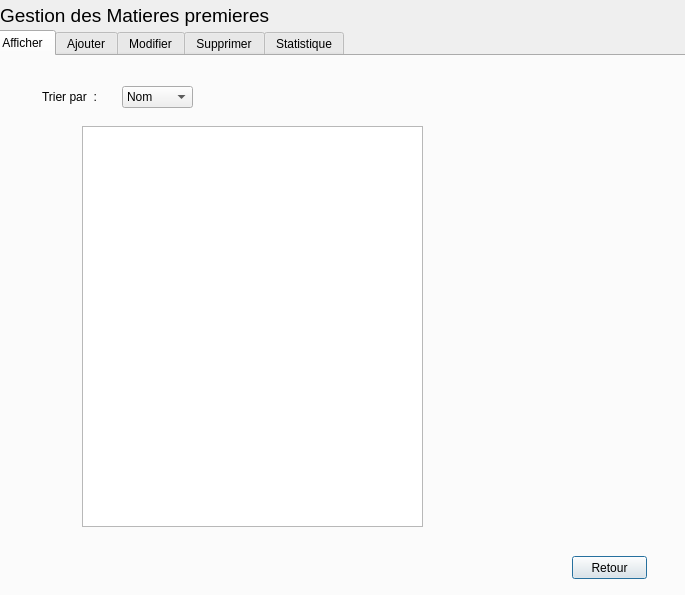
<?xml version="1.0" encoding="UTF-8"?>
<ui version="4.0">
 <class>matiereP</class>
 <widget class="QDialog" name="matiereP">
  <property name="geometry">
   <rect>
    <x>0</x>
    <y>0</y>
    <width>685</width>
    <height>595</height>
   </rect>
  </property>
  <property name="windowTitle">
   <string>Matieres premieres</string>
  </property>
  <widget class="QTabWidget" name="tabWidget_2">
   <property name="geometry">
    <rect>
     <x>-10</x>
     <y>30</y>
     <width>711</width>
     <height>571</height>
    </rect>
   </property>
   <property name="currentIndex">
    <number>0</number>
   </property>
   <widget class="QWidget" name="tab_20">
    <attribute name="icon">
     <iconset>
      <normaloff>../103781041_261928508227230_1140366451975261143_n.png</normaloff>../103781041_261928508227230_1140366451975261143_n.png</iconset>
    </attribute>
    <attribute name="title">
     <string>Afficher</string>
    </attribute>
    <widget class="QTableView" name="afficherMatierePremiere">
     <property name="geometry">
      <rect>
       <x>90</x>
       <y>70</y>
       <width>341</width>
       <height>401</height>
      </rect>
     </property>
    </widget>
    <widget class="QComboBox" name="comboBox">
     <property name="geometry">
      <rect>
       <x>130</x>
       <y>30</y>
       <width>71</width>
       <height>22</height>
      </rect>
     </property>
     <item>
      <property name="text">
       <string>Nom</string>
      </property>
     </item>
     <item>
      <property name="text">
       <string>Identifiant</string>
      </property>
     </item>
     <item>
      <property name="text">
       <string>Quantité</string>
      </property>
     </item>
    </widget>
    <widget class="QLabel" name="label_2">
     <property name="geometry">
      <rect>
       <x>50</x>
       <y>30</y>
       <width>81</width>
       <height>21</height>
      </rect>
     </property>
     <property name="text">
      <string>Trier par  :</string>
     </property>
    </widget>
    <widget class="QPushButton" name="pushButton_6">
     <property name="geometry">
      <rect>
       <x>580</x>
       <y>500</y>
       <width>75</width>
       <height>23</height>
      </rect>
     </property>
     <property name="text">
      <string>Retour</string>
     </property>
    </widget>
    <widget class="QLabel" name="label_4">
     <property name="geometry">
      <rect>
       <x>480</x>
       <y>110</y>
       <width>181</width>
       <height>191</height>
      </rect>
     </property>
     <property name="text">
      <string/>
     </property>
     <property name="pixmap">
      <pixmap>../afficher.jpg</pixmap>
     </property>
    </widget>
   </widget>
   <widget class="QWidget" name="tab_19">
    <attribute name="icon">
     <iconset>
      <normaloff>../123644970_3664975860188863_7966333769266009608_n.png</normaloff>../123644970_3664975860188863_7966333769266009608_n.png</iconset>
    </attribute>
    <attribute name="title">
     <string>Ajouter</string>
    </attribute>
    <widget class="QLabel" name="label_21">
     <property name="geometry">
      <rect>
       <x>60</x>
       <y>50</y>
       <width>81</width>
       <height>16</height>
      </rect>
     </property>
     <property name="font">
      <font>
       <pointsize>9</pointsize>
       <weight>50</weight>
       <bold>false</bold>
      </font>
     </property>
     <property name="text">
      <string>Identifiant</string>
     </property>
    </widget>
    <widget class="QLabel" name="label_22">
     <property name="geometry">
      <rect>
       <x>60</x>
       <y>100</y>
       <width>47</width>
       <height>14</height>
      </rect>
     </property>
     <property name="font">
      <font>
       <pointsize>9</pointsize>
       <weight>50</weight>
       <bold>false</bold>
      </font>
     </property>
     <property name="text">
      <string>Libellé</string>
     </property>
    </widget>
    <widget class="QLabel" name="label_23">
     <property name="geometry">
      <rect>
       <x>60</x>
       <y>150</y>
       <width>61</width>
       <height>16</height>
      </rect>
     </property>
     <property name="font">
      <font>
       <pointsize>9</pointsize>
       <weight>50</weight>
       <bold>false</bold>
      </font>
     </property>
     <property name="text">
      <string>Reference</string>
     </property>
    </widget>
    <widget class="QLabel" name="label_24">
     <property name="geometry">
      <rect>
       <x>60</x>
       <y>200</y>
       <width>81</width>
       <height>16</height>
      </rect>
     </property>
     <property name="font">
      <font>
       <pointsize>9</pointsize>
       <weight>50</weight>
       <bold>false</bold>
      </font>
     </property>
     <property name="text">
      <string>Description</string>
     </property>
    </widget>
    <widget class="QLabel" name="label_25">
     <property name="geometry">
      <rect>
       <x>60</x>
       <y>320</y>
       <width>91</width>
       <height>16</height>
      </rect>
     </property>
     <property name="font">
      <font>
       <pointsize>9</pointsize>
       <weight>50</weight>
       <bold>false</bold>
      </font>
     </property>
     <property name="text">
      <string>Prix_Hors_Taxes</string>
     </property>
    </widget>
    <widget class="QLabel" name="label_26">
     <property name="geometry">
      <rect>
       <x>60</x>
       <y>370</y>
       <width>51</width>
       <height>16</height>
      </rect>
     </property>
     <property name="font">
      <font>
       <pointsize>9</pointsize>
       <weight>50</weight>
       <bold>false</bold>
      </font>
     </property>
     <property name="text">
      <string>Quantité</string>
     </property>
    </widget>
    <widget class="QLineEdit" name="lineEdit_idMP">
     <property name="geometry">
      <rect>
       <x>180</x>
       <y>50</y>
       <width>211</width>
       <height>20</height>
      </rect>
     </property>
     <property name="maxLength">
      <number>10</number>
     </property>
    </widget>
    <widget class="QLineEdit" name="lineEdit_libelle">
     <property name="geometry">
      <rect>
       <x>180</x>
       <y>100</y>
       <width>211</width>
       <height>20</height>
      </rect>
     </property>
    </widget>
    <widget class="QLineEdit" name="lineEdit_reference">
     <property name="geometry">
      <rect>
       <x>180</x>
       <y>150</y>
       <width>211</width>
       <height>20</height>
      </rect>
     </property>
    </widget>
    <widget class="QLineEdit" name="lineEdit_prixHT">
     <property name="geometry">
      <rect>
       <x>180</x>
       <y>320</y>
       <width>211</width>
       <height>20</height>
      </rect>
     </property>
    </widget>
    <widget class="QLineEdit" name="lineEdit_quantite">
     <property name="geometry">
      <rect>
       <x>180</x>
       <y>370</y>
       <width>211</width>
       <height>20</height>
      </rect>
     </property>
    </widget>
    <widget class="QTextEdit" name="textEdit">
     <property name="geometry">
      <rect>
       <x>180</x>
       <y>200</y>
       <width>211</width>
       <height>91</height>
      </rect>
     </property>
    </widget>
    <widget class="QPushButton" name="pushButton_2">
     <property name="geometry">
      <rect>
       <x>184</x>
       <y>420</y>
       <width>201</width>
       <height>23</height>
      </rect>
     </property>
     <property name="font">
      <font>
       <weight>50</weight>
       <bold>false</bold>
      </font>
     </property>
     <property name="text">
      <string>Enregistrer</string>
     </property>
    </widget>
    <widget class="QLabel" name="label_27">
     <property name="geometry">
      <rect>
       <x>410</x>
       <y>40</y>
       <width>291</width>
       <height>341</height>
      </rect>
     </property>
     <property name="text">
      <string/>
     </property>
     <property name="pixmap">
      <pixmap>../mp.jpg</pixmap>
     </property>
    </widget>
    <widget class="QPushButton" name="pushButton_5">
     <property name="geometry">
      <rect>
       <x>600</x>
       <y>500</y>
       <width>75</width>
       <height>23</height>
      </rect>
     </property>
     <property name="text">
      <string>Retour</string>
     </property>
    </widget>
   </widget>
   <widget class="QWidget" name="tab_21">
    <attribute name="icon">
     <iconset>
      <normaloff>../123732013_1045972172495472_690709610642558918_n.png</normaloff>../123732013_1045972172495472_690709610642558918_n.png</iconset>
    </attribute>
    <attribute name="title">
     <string>Modifier</string>
    </attribute>
    <widget class="QLabel" name="label_31">
     <property name="geometry">
      <rect>
       <x>80</x>
       <y>60</y>
       <width>71</width>
       <height>16</height>
      </rect>
     </property>
     <property name="font">
      <font>
       <pointsize>9</pointsize>
       <weight>50</weight>
       <bold>false</bold>
      </font>
     </property>
     <property name="text">
      <string>Identifiant</string>
     </property>
    </widget>
    <widget class="QPushButton" name="pushButton_4">
     <property name="geometry">
      <rect>
       <x>360</x>
       <y>60</y>
       <width>75</width>
       <height>23</height>
      </rect>
     </property>
     <property name="font">
      <font>
       <pointsize>9</pointsize>
       <weight>50</weight>
       <bold>false</bold>
      </font>
     </property>
     <property name="text">
      <string>Rechercher</string>
     </property>
    </widget>
    <widget class="QLineEdit" name="lineEdit_8">
     <property name="geometry">
      <rect>
       <x>170</x>
       <y>60</y>
       <width>171</width>
       <height>20</height>
      </rect>
     </property>
    </widget>
    <widget class="QPushButton" name="pushButton_7">
     <property name="geometry">
      <rect>
       <x>590</x>
       <y>510</y>
       <width>75</width>
       <height>23</height>
      </rect>
     </property>
     <property name="text">
      <string>Retour</string>
     </property>
    </widget>
    <widget class="QTableView" name="tableView_3">
     <property name="geometry">
      <rect>
       <x>410</x>
       <y>101</y>
       <width>256</width>
       <height>361</height>
      </rect>
     </property>
    </widget>
    <widget class="QLabel" name="label_44">
     <property name="geometry">
      <rect>
       <x>70</x>
       <y>120</y>
       <width>81</width>
       <height>16</height>
      </rect>
     </property>
     <property name="font">
      <font>
       <pointsize>9</pointsize>
       <weight>50</weight>
       <bold>false</bold>
      </font>
     </property>
     <property name="text">
      <string>Libellé</string>
     </property>
    </widget>
    <widget class="QLineEdit" name="lineEdit_Nom_3">
     <property name="geometry">
      <rect>
       <x>150</x>
       <y>120</y>
       <width>211</width>
       <height>20</height>
      </rect>
     </property>
     <property name="maxLength">
      <number>10</number>
     </property>
    </widget>
    <widget class="QLineEdit" name="lineEdit">
     <property name="geometry">
      <rect>
       <x>150</x>
       <y>170</y>
       <width>211</width>
       <height>20</height>
      </rect>
     </property>
    </widget>
    <widget class="QLabel" name="label_7">
     <property name="geometry">
      <rect>
       <x>70</x>
       <y>170</y>
       <width>61</width>
       <height>16</height>
      </rect>
     </property>
     <property name="text">
      <string>Reference</string>
     </property>
    </widget>
    <widget class="QLabel" name="label_8">
     <property name="geometry">
      <rect>
       <x>70</x>
       <y>220</y>
       <width>61</width>
       <height>16</height>
      </rect>
     </property>
     <property name="text">
      <string>Description</string>
     </property>
    </widget>
    <widget class="QPlainTextEdit" name="plainTextEdit">
     <property name="geometry">
      <rect>
       <x>150</x>
       <y>220</y>
       <width>211</width>
       <height>121</height>
      </rect>
     </property>
    </widget>
    <widget class="QLabel" name="label_9">
     <property name="geometry">
      <rect>
       <x>70</x>
       <y>380</y>
       <width>71</width>
       <height>16</height>
      </rect>
     </property>
     <property name="text">
      <string>Prix hors taxe</string>
     </property>
    </widget>
    <widget class="QLineEdit" name="lineEdit_2">
     <property name="geometry">
      <rect>
       <x>150</x>
       <y>380</y>
       <width>211</width>
       <height>20</height>
      </rect>
     </property>
    </widget>
    <widget class="QLabel" name="label_10">
     <property name="geometry">
      <rect>
       <x>70</x>
       <y>420</y>
       <width>47</width>
       <height>14</height>
      </rect>
     </property>
     <property name="text">
      <string>Quantité</string>
     </property>
    </widget>
    <widget class="QLineEdit" name="lineEdit_3">
     <property name="geometry">
      <rect>
       <x>150</x>
       <y>420</y>
       <width>211</width>
       <height>20</height>
      </rect>
     </property>
    </widget>
    <widget class="QPushButton" name="pushButton">
     <property name="geometry">
      <rect>
       <x>154</x>
       <y>480</y>
       <width>211</width>
       <height>23</height>
      </rect>
     </property>
     <property name="text">
      <string>Enregistrer</string>
     </property>
    </widget>
   </widget>
   <widget class="QWidget" name="tab_22">
    <attribute name="icon">
     <iconset>
      <normaloff>../123651087_955991438259167_1031905740607580615_n.png</normaloff>../123651087_955991438259167_1031905740607580615_n.png</iconset>
    </attribute>
    <attribute name="title">
     <string>Supprimer</string>
    </attribute>
    <widget class="QLabel" name="label_28">
     <property name="geometry">
      <rect>
       <x>20</x>
       <y>50</y>
       <width>131</width>
       <height>20</height>
      </rect>
     </property>
     <property name="font">
      <font>
       <pointsize>9</pointsize>
       <weight>50</weight>
       <bold>false</bold>
      </font>
     </property>
     <property name="text">
      <string>Identifiant a supprimer</string>
     </property>
    </widget>
    <widget class="QLineEdit" name="lineEdit_7">
     <property name="geometry">
      <rect>
       <x>190</x>
       <y>50</y>
       <width>201</width>
       <height>20</height>
      </rect>
     </property>
    </widget>
    <widget class="QPushButton" name="pushButton_3">
     <property name="geometry">
      <rect>
       <x>300</x>
       <y>440</y>
       <width>75</width>
       <height>23</height>
      </rect>
     </property>
     <property name="font">
      <font>
       <pointsize>9</pointsize>
       <weight>50</weight>
       <bold>false</bold>
      </font>
     </property>
     <property name="text">
      <string>Supprimer</string>
     </property>
    </widget>
    <widget class="QTableView" name="tableView_2">
     <property name="geometry">
      <rect>
       <x>50</x>
       <y>110</y>
       <width>341</width>
       <height>371</height>
      </rect>
     </property>
    </widget>
    <widget class="QPushButton" name="pushButton_8">
     <property name="geometry">
      <rect>
       <x>420</x>
       <y>50</y>
       <width>75</width>
       <height>23</height>
      </rect>
     </property>
     <property name="font">
      <font>
       <pointsize>9</pointsize>
       <weight>50</weight>
       <bold>false</bold>
      </font>
     </property>
     <property name="text">
      <string>rechercher</string>
     </property>
    </widget>
    <widget class="QPushButton" name="pushButton_9">
     <property name="geometry">
      <rect>
       <x>590</x>
       <y>500</y>
       <width>75</width>
       <height>23</height>
      </rect>
     </property>
     <property name="text">
      <string>Retour</string>
     </property>
    </widget>
    <widget class="QLabel" name="label_11">
     <property name="geometry">
      <rect>
       <x>450</x>
       <y>130</y>
       <width>201</width>
       <height>221</height>
      </rect>
     </property>
     <property name="text">
      <string/>
     </property>
     <property name="pixmap">
      <pixmap>../suprimer.jpg</pixmap>
     </property>
    </widget>
    <zorder>tableView_2</zorder>
    <zorder>label_28</zorder>
    <zorder>lineEdit_7</zorder>
    <zorder>pushButton_3</zorder>
    <zorder>pushButton_8</zorder>
    <zorder>pushButton_9</zorder>
    <zorder>label_11</zorder>
   </widget>
   <widget class="QWidget" name="tab_24">
    <attribute name="icon">
     <iconset>
      <normaloff>../iconstatistiques.jpg</normaloff>../iconstatistiques.jpg</iconset>
    </attribute>
    <attribute name="title">
     <string>Statistique</string>
    </attribute>
    <widget class="QLabel" name="label_20">
     <property name="geometry">
      <rect>
       <x>450</x>
       <y>80</y>
       <width>221</width>
       <height>281</height>
      </rect>
     </property>
     <property name="text">
      <string/>
     </property>
     <property name="pixmap">
      <pixmap>../statistiques.jpg</pixmap>
     </property>
    </widget>
    <widget class="QTableView" name="tableView">
     <property name="geometry">
      <rect>
       <x>40</x>
       <y>120</y>
       <width>361</width>
       <height>351</height>
      </rect>
     </property>
    </widget>
    <widget class="QLabel" name="label_29">
     <property name="geometry">
      <rect>
       <x>50</x>
       <y>40</y>
       <width>81</width>
       <height>16</height>
      </rect>
     </property>
     <property name="font">
      <font>
       <pointsize>9</pointsize>
       <weight>50</weight>
       <bold>false</bold>
      </font>
     </property>
     <property name="text">
      <string>Date de debut</string>
     </property>
    </widget>
    <widget class="QDateEdit" name="dateEdit">
     <property name="geometry">
      <rect>
       <x>160</x>
       <y>40</y>
       <width>110</width>
       <height>22</height>
      </rect>
     </property>
     <property name="font">
      <font>
       <pointsize>9</pointsize>
       <weight>50</weight>
       <bold>false</bold>
      </font>
     </property>
    </widget>
    <widget class="QLabel" name="label_30">
     <property name="geometry">
      <rect>
       <x>350</x>
       <y>40</y>
       <width>71</width>
       <height>16</height>
      </rect>
     </property>
     <property name="font">
      <font>
       <pointsize>9</pointsize>
       <weight>50</weight>
       <bold>false</bold>
      </font>
     </property>
     <property name="text">
      <string>Date de fin</string>
     </property>
    </widget>
    <widget class="QDateEdit" name="dateEdit_2">
     <property name="geometry">
      <rect>
       <x>440</x>
       <y>40</y>
       <width>110</width>
       <height>22</height>
      </rect>
     </property>
     <property name="font">
      <font>
       <pointsize>9</pointsize>
       <weight>50</weight>
       <bold>false</bold>
      </font>
     </property>
    </widget>
    <widget class="QPushButton" name="pushButton_10">
     <property name="geometry">
      <rect>
       <x>550</x>
       <y>490</y>
       <width>111</width>
       <height>23</height>
      </rect>
     </property>
     <property name="text">
      <string>Retour</string>
     </property>
     <property name="default">
      <bool>true</bool>
     </property>
    </widget>
   </widget>
  </widget>
  <widget class="QLabel" name="label_3">
   <property name="geometry">
    <rect>
     <x>-4</x>
     <y>0</y>
     <width>721</width>
     <height>31</height>
    </rect>
   </property>
   <property name="text">
    <string/>
   </property>
   <property name="pixmap">
    <pixmap>../123786019_373218060601907_9161192570750179897_n.jpg</pixmap>
   </property>
  </widget>
  <widget class="QLabel" name="label">
   <property name="geometry">
    <rect>
     <x>0</x>
     <y>0</y>
     <width>291</width>
     <height>31</height>
    </rect>
   </property>
   <property name="font">
    <font>
     <family>MS Shell Dlg 2</family>
     <pointsize>14</pointsize>
     <weight>9</weight>
     <italic>false</italic>
     <bold>false</bold>
    </font>
   </property>
   <property name="styleSheet">
    <string notr="true">font: 75 14pt &quot;MS Shell Dlg 2&quot;rgb(170, 0, 0)</string>
   </property>
   <property name="text">
    <string>Gestion des Matieres premieres</string>
   </property>
  </widget>
 </widget>
 <resources/>
 <connections/>
</ui>
